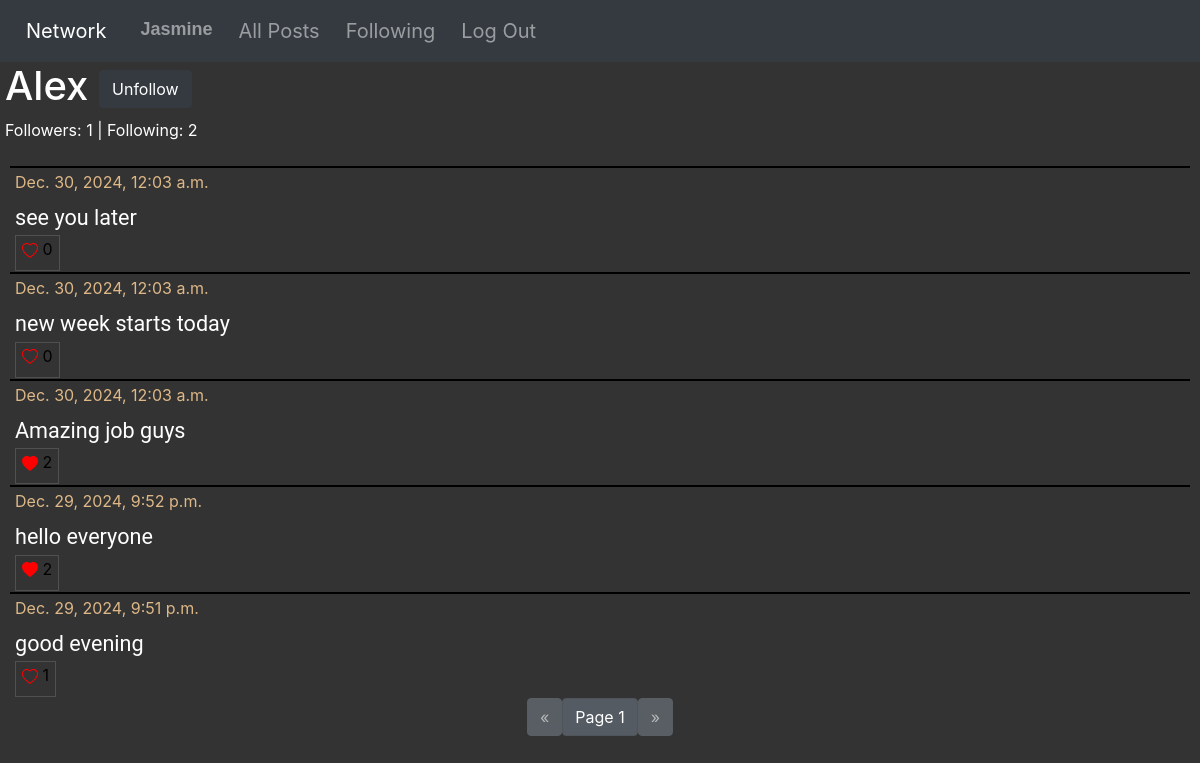
Screenshot of /user/3/page/1 (signed in) with the database file from the repository.
### network/models.py (models this page shows, shortened)
class User(AbstractUser):
    pass

class Posts(models.Model):
    content = models.TextField(blank=False)
    user = models.ForeignKey(User, on_delete=models.CASCADE, related_name="user_posts")
    like = models.IntegerField(default=0)
    time = models.DateTimeField(auto_now_add=True)

### network/views.py (the view, shortened to what this page needs)
# urls.py: path("user/<int:user_id>/page/<int:page_no>", views.view_user, name="user-posts"),
@csrf_exempt
def view_user(request, user_id, page_no):
    usr_ = User.objects.get(pk=user_id)
    posts = usr_.user_posts.all().order_by("-time")
    posts = Paginator(posts, 10).page(page_no)
    liked_posts = liked_list(posts, request.user)
    followers = usr_.follows.first().followers.all()
    f = "Follow"
    if request.user in followers:
        f = "Unfollow"
    followings = usr_.follows.first().followed_users.all()
    return render(request, "network/user.html", {
        "posts": posts,
        "liked_posts": liked_posts,
        "usr": usr_,
        "followers": len(followers),
        "followings": len(followings),
        "btnText": f
    })

### network/views.py (called while the page is built)
def liked_list(posts, user):
    liked_posts = []
    for post in posts:
        for p in post.liked_usr.all():
            for usr in p.liked_users.all():
                if usr == user:
                    liked_posts.append(post.id)
    return liked_posts

### network/templates/network/user.html (shortened to what this page needs)
{% extends "network/layout.html" %}
{% load static %}
{% block body %}
<label id="user-head">
    <h1>{{ usr }}
        {% if request.user.is_authenticated and request.user != usr %}
        <button onclick="follow('{{ usr.id }}');" class="btn btn-dark" id="follow-btn">{{ btnText }}</button>
        {% endif %}
    </h1>
    <p id="follow-data">Followers: {{ followers }} | Following: {{ followings }}</p>
</label>
<div id="all_posts">
    <div id="posts">
        {% for post in posts %}
        <div class="post-item">
            <label class="post-content">
                <label class="time-data">{{ post.time }}</label>
                <br />
                <p class="post-text">{{ post.content }}</p>
                {% if user.is_authenticated %}
                {% if post.id in liked_posts %}
                <div id="like-btn-{{ post.id }}">
                    <button class="like-btn" onclick="like_post('{{ post.id }}');">
                        <svg xmlns="http://www.w3.org/2000/svg" width="16" height="16" fill="red"
                            class="bi bi-heart-fill" viewBox="0 0 16 16">
                            <path fill-rule="evenodd"
                                d="M8 1.314C12.438-3.248 23.534 4.735 8 15-7.534 4.736 3.562-3.248 8 1.314z" />
                        </svg>
                        <label class="bi-heart" id="like-no-{{ post.id }}">{{ post.like }}</label>
                    </button>
                </div>
                {% else %}
                <div id="like-btn-{{ post.id }}">
                    <button class="like-btn" onclick="like_post('{{ post.id }}');">
                        <label class="bi-heart" id="like-no-{{ post.id }}">{{ post.like }}</label>
                    </button>
                </div>
                {% endif %}
                {% endif %}
            </label>
        </div>
        {% endfor %}
    </div>
</div>
<nav aria-label="Page navigation">
    <ul class="pagination justify-content-center">
        {% if posts.has_previous %}
        <li>
            <a href="{% url 'user-posts' usr.id posts.previous_page_number %}">
                <button class="btn btn-secondary"> &laquo; </button>
            </a>
        </li>
        {% else %}
        <li>
            <button class="btn btn-secondary" disabled> &laquo; </button>
        </li>
        {% endif %}
        <li>
            <a href="#">
                <button class="btn btn-secondary active">Page {{ posts.number }}</button>
            </a>
        </li>
        {% if posts.has_next %}
        <li>
            <a href="{% url 'user-posts' usr.id posts.next_page_number %}">
                <button class="btn btn-secondary"> &raquo; </button>
            </a>
        </li>
        {% else %}
        <li>
            <button class="btn btn-secondary" disabled> &raquo; </button>
        </li>
        {% endif %}
    </ul>
</nav>
{% endblock %}

### network/templates/network/layout.html (shortened to what this page needs)
{% load static %}
<!DOCTYPE html>
<html lang="en">
    <head>
        <link rel="stylesheet" href="https://stackpath.bootstrapcdn.com/bootstrap/4.4.1/css/bootstrap.min.css">
        <link href="{% static 'network/styles.css' %}" rel="stylesheet">
    </head>
    <body>
        <nav class="navbar navbar-expand-lg navbar-dark bg-dark" id="bar">
            <a class="navbar-brand" href="#">Network</a>
            <div>
              <ul class="navbar-nav mr-auto">
                {% if user.is_authenticated %}
                    <li class="nav-item">
                        <a class="nav-link post-user" href="{% url 'user-posts' user.id 1 %}"><strong>{{ user.username }}</strong></a>
                    </li>
                {% endif %}
                <li class="nav-item">
                  <a class="nav-link" href="{% url 'index' %}">All Posts</a>
                </li>
                {% if user.is_authenticated %}
                    <li class="nav-item">
                        <a class="nav-link" href="{% url 'following' 1 %}">Following</a>
                    </li>
                    <li class="nav-item">
                        <a class="nav-link" href="{% url 'logout' %}">Log Out</a>
                    </li>
                {% endif %}
              </ul>
            </div>
          </nav>
        <div class="body">
            {% block body %}
            {% endblock %}
        </div>
    </body>
</html>

### network/static/network/styles.css (style rules this page uses)
body { background-color: #333333; color: black; }
#bar { color: gray; }
.navbar-nav { display: flex; flex-direction: row; }
.nav-item, .navbar-brand { padding-left: 10px; font-size: 20px; }
#posts { margin-left: 10px; margin-right: 10px; }
.post-item { border-top: 2px solid black; font-size: large; }
.post-content { color: white; margin-left: 5px; margin-bottom: 1px; }
.time-data { color: burlywood; font-size: medium; margin-top: 1px; }
.like-btn { background-color: transparent; border: 1px solid #505050; font-size: medium; }
.post-text { font-family: Roboto; font-size: larger; margin-bottom: 1px; }
.post-user { color: white; font-family: Verdana, Geneva, Tahoma, sans-serif; text-transform: capitalize; font-size: large; margin-bottom: 1px; }
#user-head { text-transform: capitalize; margin-left: 5px; color: white; }
#follow-data { font-size: medium; }

### rows the page displays
User: username "Jasmine"
User: username "Alex"
Posts: time "Dec. 30, 2024, 12:03 a.m.", content "see you later", like "0"
Posts: time "Dec. 30, 2024, 12:03 a.m.", content "new week starts today", like "0"
Posts: time "Dec. 30, 2024, 12:03 a.m.", content "Amazing job guys", like "2"
Posts: time "Dec. 29, 2024, 9:52 p.m.", content "hello everyone", like "2"
Posts: time "Dec. 29, 2024, 9:51 p.m.", content "good evening", like "1"

### other values shown
{{ btnText }} "Unfollow"
{{ followers }} "1"
{{ followings }} "2"
{{ posts.number }} "1"
